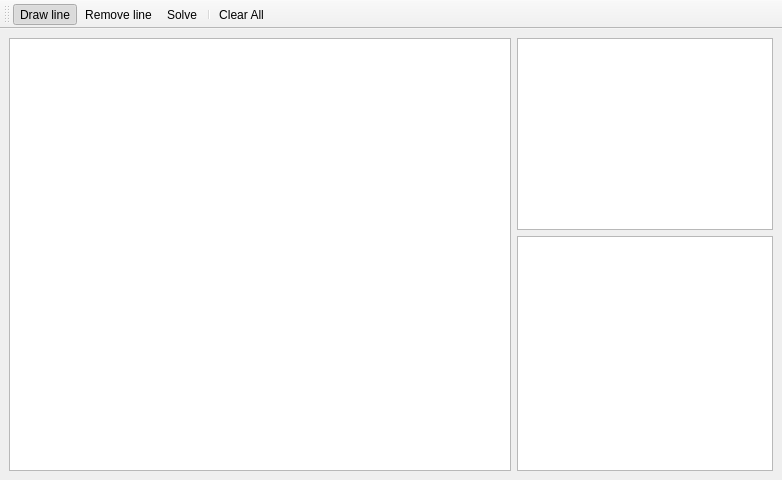
<?xml version="1.0" encoding="UTF-8"?>
<ui version="4.0">
 <class>MainWindow</class>
 <widget class="QMainWindow" name="MainWindow">
  <property name="geometry">
   <rect>
    <x>0</x>
    <y>0</y>
    <width>782</width>
    <height>480</height>
   </rect>
  </property>
  <property name="windowTitle">
   <string>MainWindow</string>
  </property>
  <widget class="QWidget" name="centralwidget">
   <property name="windowTitle">
    <string>Form</string>
   </property>
   <layout class="QHBoxLayout" name="horizontalLayout">
    <item>
     <widget class="QGraphicsView" name="graphicsView">
      <property name="mouseTracking">
       <bool>true</bool>
      </property>
     </widget>
    </item>
    <item>
     <layout class="QVBoxLayout" name="verticalLayout">
      <item>
       <widget class="QTableView" name="pointView">
        <property name="sizePolicy">
         <sizepolicy hsizetype="Minimum" vsizetype="Preferred">
          <horstretch>0</horstretch>
          <verstretch>0</verstretch>
         </sizepolicy>
        </property>
       </widget>
      </item>
      <item>
       <widget class="QTableView" name="lineView">
        <property name="sizePolicy">
         <sizepolicy hsizetype="Minimum" vsizetype="Expanding">
          <horstretch>0</horstretch>
          <verstretch>0</verstretch>
         </sizepolicy>
        </property>
       </widget>
      </item>
     </layout>
    </item>
   </layout>
  </widget>
  <widget class="QToolBar" name="toolBar">
   <property name="windowTitle">
    <string>toolBar</string>
   </property>
   <attribute name="toolBarArea">
    <enum>TopToolBarArea</enum>
   </attribute>
   <attribute name="toolBarBreak">
    <bool>false</bool>
   </attribute>
   <addaction name="actionDraw"/>
   <addaction name="actionRemove"/>
   <addaction name="actionSolve"/>
   <addaction name="separator"/>
   <addaction name="actionClear"/>
  </widget>
  <action name="actionDraw">
   <property name="checkable">
    <bool>true</bool>
   </property>
   <property name="checked">
    <bool>true</bool>
   </property>
   <property name="icon">
    <iconset resource="resource.qrc">
     <normaloff>:/icons/oxygen-icons/draw-freehand.png</normaloff>:/icons/oxygen-icons/draw-freehand.png</iconset>
   </property>
   <property name="text">
    <string>Draw line</string>
   </property>
   <property name="toolTip">
    <string>Draw a line</string>
   </property>
  </action>
  <action name="actionRemove">
   <property name="checkable">
    <bool>true</bool>
   </property>
   <property name="icon">
    <iconset resource="resource.qrc">
     <normaloff>:/icons/oxygen-icons/draw-eraser.png</normaloff>:/icons/oxygen-icons/draw-eraser.png</iconset>
   </property>
   <property name="text">
    <string>Remove line</string>
   </property>
   <property name="toolTip">
    <string>Remove a line or point</string>
   </property>
  </action>
  <action name="actionSolve">
   <property name="checkable">
    <bool>true</bool>
   </property>
   <property name="icon">
    <iconset resource="resource.qrc">
     <normaloff>:/icons/oxygen-icons/media-playback-start.png</normaloff>:/icons/oxygen-icons/media-playback-start.png</iconset>
   </property>
   <property name="text">
    <string>Solve</string>
   </property>
   <property name="toolTip">
    <string>Solve hitofude gaki</string>
   </property>
  </action>
  <action name="actionClear">
   <property name="icon">
    <iconset resource="resource.qrc">
     <normaloff>:/icons/oxygen-icons/edit-clear.png</normaloff>:/icons/oxygen-icons/edit-clear.png</iconset>
   </property>
   <property name="text">
    <string>Clear All</string>
   </property>
  </action>
 </widget>
 <resources>
  <include location="resource.qrc"/>
 </resources>
 <connections/>
</ui>
